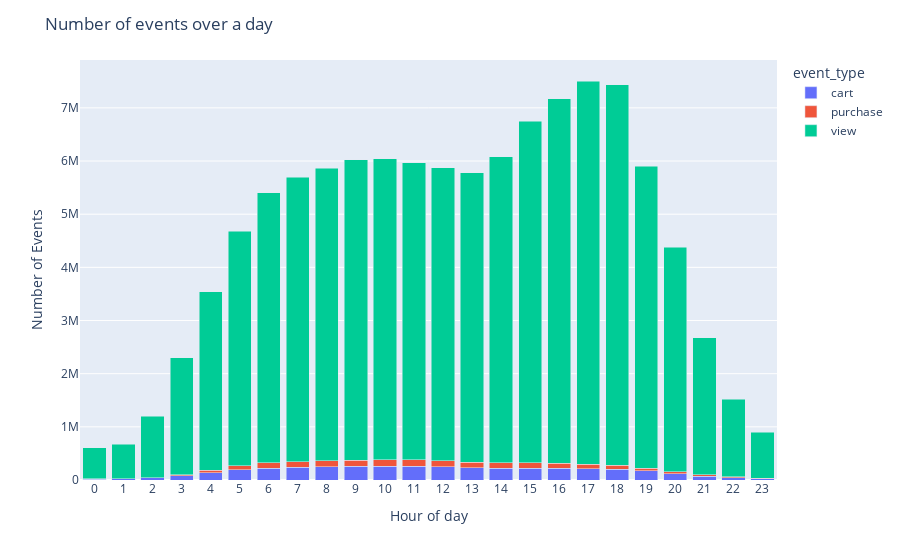

Notebook code cell kept with this figure:
### Code cell
# Timestamp Distribution (per event_type) over every hour of a day

df = sdf_time_dist_day.toPandas()

fig = px.bar(df, x = 'hour', y = 'cnt', color ='event_type', barmode = 'stack')

fig.update_layout(title = "Number of events over a day",
     xaxis_title = 'Hour of day', yaxis_title = 'Number of Events')
fig.update_xaxes(type="category")
fig.show()

### Figure 1 — Plotly figure (JSON) as saved in the notebook; plotly's stock layout.template omitted (floating-point values rounded to 4 significant figures)
{"data": [{"alignmentgroup": "True", "hovertemplate": "event_type=cart<br>hour=%{x}<br>cnt=%{y}<extra></extra>", "legendgroup": "cart", "marker": {"color": "#636efa"}, "name": "cart", "offsetgroup": "cart", "orientation": "v", "showlegend": true, "textposition": "auto", "type": "bar", "x": [0, 1, 2, 3, 4, 5, 6, 7, 8, 9, 10, 11, 12, 13, 14, 15, 16, 17, 18, 19, 20, 21, 22, 23], "xaxis": "x", "y": [16404, 19607, 38919, 79145, 138076, 193031, 225650, 241764, 250844, 254495, 254309, 254885, 247381, 228341, 222332, 224376, 223945, 216203, 197624, 170157, 116727, 73920, 42535, 24776], "yaxis": "y"}, {"alignmentgroup": "True", "hovertemplate": "event_type=purchase<br>hour=%{x}<br>cnt=%{y}<extra></extra>", "legendgroup": "purchase", "marker": {"color": "#EF553B"}, "name": "purchase", "offsetgroup": "purchase", "orientation": "v", "showlegend": true, "textposition": "auto", "type": "bar", "x": [0, 1, 2, 3, 4, 5, 6, 7, 8, 9, 10, 11, 12, 13, 14, 15, 16, 17, 18, 19, 20, 21, 22, 23], "xaxis": "x", "y": [6420, 5508, 7653, 17638, 42514, 75571, 95690, 105888, 111042, 118803, 126381, 123785, 115787, 107663, 101185, 98772, 89812, 83554, 80405, 53576, 40316, 25838, 15701, 10286], "yaxis": "y"}, {"alignmentgroup": "True", "hovertemplate": "event_type=view<br>hour=%{x}<br>cnt=%{y}<extra></extra>", "legendgroup": "view", "marker": {"color": "#00cc96"}, "name": "view", "offsetgroup": "view", "orientation": "v", "showlegend": true, "textposition": "auto", "type": "bar", "x": [0, 1, 2, 3, 4, 5, 6, 7, 8, 9, 10, 11, 12, 13, 14, 15, 16, 17, 18, 19, 20, 21, 22, 23], "xaxis": "x", "y": [581731, 647710, 1151038, 2204048, 3358263, 4406869, 5082744, 5344207, 5497858, 5654259, 5659099, 5590602, 5508231, 5439228, 5761330, 6424715, 6861211, 7205677, 7152537, 5679820, 4222376, 2578790, 1463629, 859537], "yaxis": "y"}], "layout": {"barmode": "stack", "legend": {"title": {"text": "event_type"}, "tracegroupgap": 0}, "margin": {"t": 60}, "title": {"text": "Number of events over a day"}, "xaxis": {"anchor": "y", "domain": [0, 1], "title": {"text": "Hour of day"}, "type": "category"}, "yaxis": {"anchor": "x", "domain": [0, 1], "title": {"text": "Number of Events"}}}}
